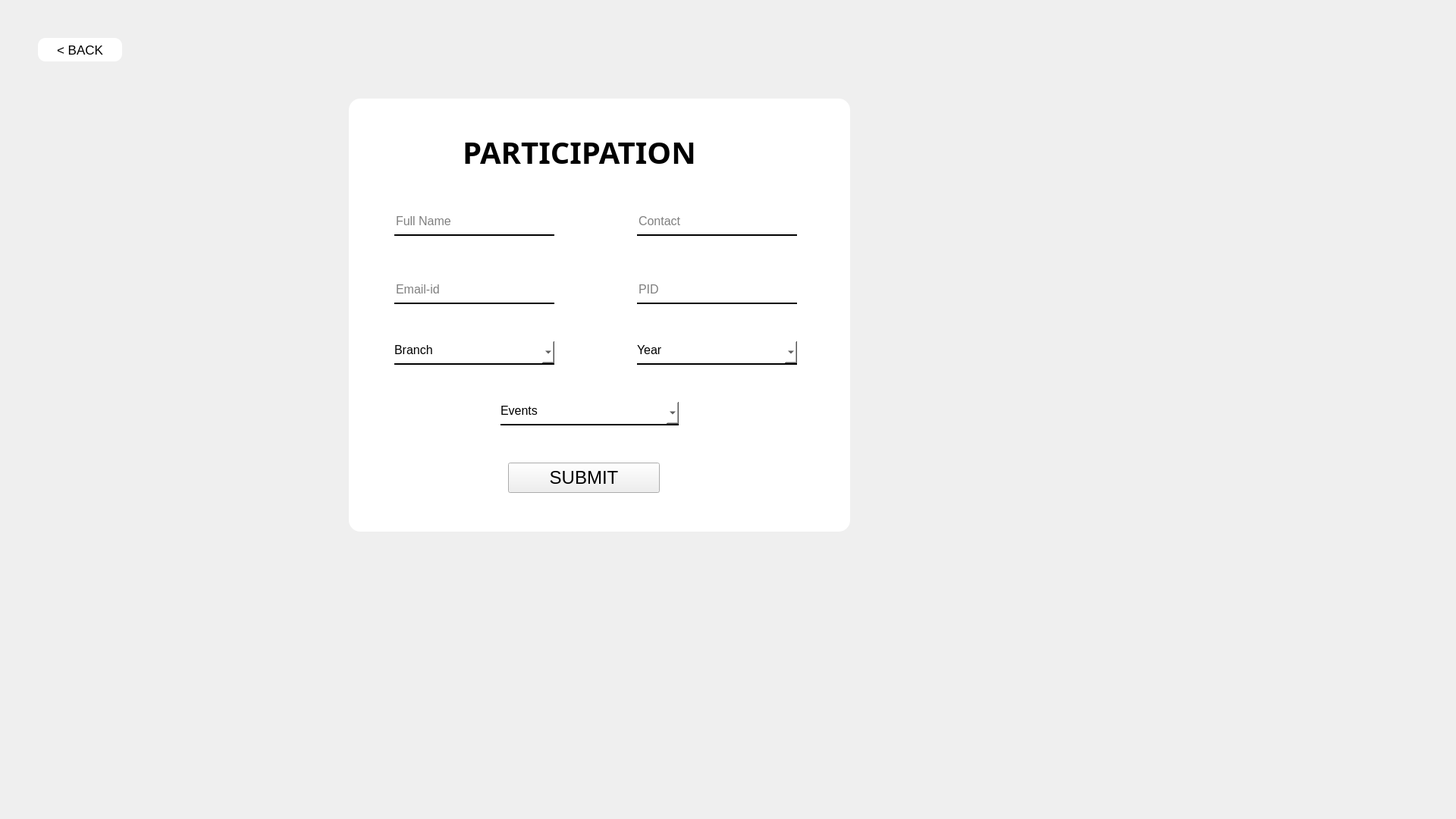
<?xml version="1.0" encoding="UTF-8"?>
<ui version="4.0">
 <class>Form</class>
 <widget class="QWidget" name="Form">
  <property name="geometry">
   <rect>
    <x>0</x>
    <y>0</y>
    <width>1920</width>
    <height>1080</height>
   </rect>
  </property>
  <property name="windowTitle">
   <string>Form</string>
  </property>
  <property name="styleSheet">
   <string notr="true">QPushButton#pushButton{
	background-color: qlineargradient(spread:pad, x1:0, y1:0., x2:1, y2:0, stop:0 rgba(20, 47,78, 219), stop:1 rgba(85, 98, 112, 226));
	color:rgba(255,255,255,210);
	border-radius:50px;
}
QPushButton#pushButton:hover{
	background-color: qlineargradient(spread:pad, x1:0, y1:0., x2:1, y2:0, stop:0 rgba(40, 67,98, 219), stop:1 rgba(105, 118, 132, 226));
}
QPushButton#pushButton:pressed{
	padding-left:5px;
	padding-top:5px;
	background-color:rgba(105,118,132,200);
}

QPushButton#pushButton_2{
	background-color: rgba(0,0,0,0);
	color:rgba(85,98,112,255);
}
QPushButton#pushButton:hover_2{
	color:rgba(155,168,182,220);
}
QPushButton#pushButton:pressed_2{
	padding-left:5px;
	padding-top:5px;
	background-color:rgba(115,128,142,255);
}

QPushButton#back2_butt{
	background-color: qlineargradient(spread:pad, x1:0, y1:0., x2:1, y2:0, stop:0 rgba(20, 47,78, 219), stop:1 rgba(85, 98, 112, 226));
	color:rgba(255,255,255,210);
	border-radius:50px;
}
QPushButton#back2_butt:hover{
	background-color: qlineargradient(spread:pad, x1:0, y1:0., x2:1, y2:0, stop:0 rgba(40, 67,98, 219), stop:1 rgba(105, 118, 132, 226));
}
QPushButton#back2_butt:pressed{
	padding-left:5px;
	padding-top:5px;
	background-color:rgba(105,118,132,200);
}

QPushButton#back2_butt_2{
	background-color: rgba(0,0,0,0);
	color:rgba(85,98,112,255);
}
QPushButton#back2_butt:hover_2{
	color:rgba(155,168,182,220);
}
QPushButton#back2_butt:pressed_2{
	padding-left:5px;
	padding-top:5px;
	background-color:rgba(115,128,142,255);
}</string>
  </property>
  <widget class="QLabel" name="label">
   <property name="geometry">
    <rect>
     <x>0</x>
     <y>0</y>
     <width>1920</width>
     <height>1080</height>
    </rect>
   </property>
   <property name="styleSheet">
    <string notr="true">background-image: url(&quot;C://Users//RIYA//OneDrive//Desktop//PyQt_is_real_shit//bg_edited.png&quot;);</string>
   </property>
   <property name="text">
    <string/>
   </property>
   <property name="pixmap">
    <pixmap>../../../Downloads/bg_edited.png</pixmap>
   </property>
  </widget>
  <widget class="QLabel" name="label_2">
   <property name="geometry">
    <rect>
     <x>460</x>
     <y>130</y>
     <width>661</width>
     <height>571</height>
    </rect>
   </property>
   <property name="font">
    <font>
     <pointsize>3</pointsize>
    </font>
   </property>
   <property name="styleSheet">
    <string notr="true">background-color: rgb(255, 255, 255);
border-radius : 15px;</string>
   </property>
   <property name="text">
    <string/>
   </property>
  </widget>
  <widget class="QLabel" name="label_3">
   <property name="geometry">
    <rect>
     <x>610</x>
     <y>180</y>
     <width>441</width>
     <height>41</height>
    </rect>
   </property>
   <property name="font">
    <font>
     <family>Arial Black</family>
     <pointsize>30</pointsize>
     <weight>75</weight>
     <bold>true</bold>
    </font>
   </property>
   <property name="styleSheet">
    <string notr="true">color: rgb(0, 0, 0);</string>
   </property>
   <property name="text">
    <string>PARTICIPATION</string>
   </property>
  </widget>
  <widget class="QLineEdit" name="namefield">
   <property name="geometry">
    <rect>
     <x>520</x>
     <y>280</y>
     <width>211</width>
     <height>31</height>
    </rect>
   </property>
   <property name="font">
    <font>
     <pointsize>12</pointsize>
    </font>
   </property>
   <property name="styleSheet">
    <string notr="true">background-color:rgba(0,0,0,0);
border:none;
border-bottom:2px solid rgba(,118,132,255);
color: rgb(0, 0, 0);
padding-bottom:7px;</string>
   </property>
   <property name="text">
    <string/>
   </property>
   <property name="placeholderText">
    <string>Full Name</string>
   </property>
  </widget>
  <widget class="QPushButton" name="sub_butt">
   <property name="geometry">
    <rect>
     <x>670</x>
     <y>610</y>
     <width>200</width>
     <height>40</height>
    </rect>
   </property>
   <property name="font">
    <font>
     <pointsize>18</pointsize>
    </font>
   </property>
   <property name="styleSheet">
    <string notr="true">color: rgb(0, 0, 0);</string>
   </property>
   <property name="text">
    <string>SUBMIT</string>
   </property>
  </widget>
  <widget class="QLineEdit" name="pidfield">
   <property name="geometry">
    <rect>
     <x>840</x>
     <y>370</y>
     <width>211</width>
     <height>31</height>
    </rect>
   </property>
   <property name="font">
    <font>
     <pointsize>12</pointsize>
    </font>
   </property>
   <property name="styleSheet">
    <string notr="true">background-color:rgba(0,0,0,0);
border:none;
border-bottom:2px solid rgba(,118,132,255);
color: rgb(0, 0, 0);
padding-bottom:7px;</string>
   </property>
   <property name="text">
    <string/>
   </property>
   <property name="placeholderText">
    <string>PID</string>
   </property>
  </widget>
  <widget class="QLineEdit" name="contactfield">
   <property name="geometry">
    <rect>
     <x>840</x>
     <y>280</y>
     <width>211</width>
     <height>31</height>
    </rect>
   </property>
   <property name="font">
    <font>
     <pointsize>12</pointsize>
    </font>
   </property>
   <property name="styleSheet">
    <string notr="true">background-color:rgba(0,0,0,0);
border:none;
border-bottom:2px solid rgba(,118,132,255);
color: rgb(0, 0, 0);
padding-bottom:7px;</string>
   </property>
   <property name="text">
    <string/>
   </property>
   <property name="placeholderText">
    <string>Contact</string>
   </property>
  </widget>
  <widget class="QLineEdit" name="emailIdfield">
   <property name="geometry">
    <rect>
     <x>520</x>
     <y>370</y>
     <width>211</width>
     <height>31</height>
    </rect>
   </property>
   <property name="font">
    <font>
     <pointsize>12</pointsize>
    </font>
   </property>
   <property name="styleSheet">
    <string notr="true">background-color:rgba(0,0,0,0);
border:none;
border-bottom:2px solid rgba(,118,132,255);
color: rgb(0, 0, 0);
padding-bottom:7px;</string>
   </property>
   <property name="text">
    <string/>
   </property>
   <property name="placeholderText">
    <string>Email-id</string>
   </property>
  </widget>
  <widget class="QComboBox" name="eventfield">
   <property name="geometry">
    <rect>
     <x>660</x>
     <y>530</y>
     <width>235</width>
     <height>31</height>
    </rect>
   </property>
   <property name="font">
    <font>
     <pointsize>12</pointsize>
    </font>
   </property>
   <property name="styleSheet">
    <string notr="true">background-color: rgb(255, 255, 255);
border:none;
border-bottom:2px solid rgba(,118,132,255);
color: rgb(0, 0, 0);
padding-bottom:7px;</string>
   </property>
   <property name="editable">
    <bool>false</bool>
   </property>
   <property name="currentIndex">
    <number>0</number>
   </property>
   <property name="frame">
    <bool>true</bool>
   </property>
   <item>
    <property name="text">
     <string>Events</string>
    </property>
   </item>
   <item>
    <property name="text">
     <string>Iris</string>
    </property>
   </item>
   <item>
    <property name="text">
     <string>Ignitra</string>
    </property>
   </item>
   <item>
    <property name="text">
     <string>Mosaic</string>
    </property>
   </item>
   <item>
    <property name="text">
     <string>Industrial Visits</string>
    </property>
   </item>
  </widget>
  <widget class="QPushButton" name="back2_butt">
   <property name="geometry">
    <rect>
     <x>50</x>
     <y>50</y>
     <width>111</width>
     <height>31</height>
    </rect>
   </property>
   <property name="font">
    <font>
     <pointsize>13</pointsize>
    </font>
   </property>
   <property name="styleSheet">
    <string notr="true">color: black;
background-color: white;
border-radius:10px;</string>
   </property>
   <property name="text">
    <string>&lt; BACK</string>
   </property>
  </widget>
  <widget class="QComboBox" name="branchfield">
   <property name="geometry">
    <rect>
     <x>520</x>
     <y>450</y>
     <width>211</width>
     <height>31</height>
    </rect>
   </property>
   <property name="font">
    <font>
     <pointsize>12</pointsize>
    </font>
   </property>
   <property name="styleSheet">
    <string notr="true">background-color: rgb(255, 255, 255);
border:none;
border-bottom:2px solid rgba(,118,132,255);
color: rgb(0, 0, 0);
padding-bottom:7px;</string>
   </property>
   <item>
    <property name="text">
     <string>Branch</string>
    </property>
   </item>
   <item>
    <property name="text">
     <string>CS</string>
    </property>
   </item>
   <item>
    <property name="text">
     <string>IT</string>
    </property>
   </item>
   <item>
    <property name="text">
     <string>Mech</string>
    </property>
   </item>
   <item>
    <property name="text">
     <string>EXTC</string>
    </property>
   </item>
   <item>
    <property name="text">
     <string>Elec</string>
    </property>
   </item>
  </widget>
  <widget class="QComboBox" name="yearfield">
   <property name="geometry">
    <rect>
     <x>840</x>
     <y>450</y>
     <width>211</width>
     <height>31</height>
    </rect>
   </property>
   <property name="font">
    <font>
     <pointsize>12</pointsize>
    </font>
   </property>
   <property name="styleSheet">
    <string notr="true">background-color: rgb(255, 255, 255);
border:none;
border-bottom:2px solid rgba(,118,132,255);
color: rgb(0, 0, 0);
padding-bottom:7px;</string>
   </property>
   <item>
    <property name="text">
     <string>Year</string>
    </property>
   </item>
   <item>
    <property name="text">
     <string>FE</string>
    </property>
   </item>
   <item>
    <property name="text">
     <string>SE</string>
    </property>
   </item>
   <item>
    <property name="text">
     <string>TE</string>
    </property>
   </item>
   <item>
    <property name="text">
     <string>BE</string>
    </property>
   </item>
  </widget>
  <widget class="QLabel" name="error">
   <property name="geometry">
    <rect>
     <x>710</x>
     <y>590</y>
     <width>231</width>
     <height>16</height>
    </rect>
   </property>
   <property name="styleSheet">
    <string notr="true">color:red;</string>
   </property>
   <property name="text">
    <string/>
   </property>
  </widget>
 </widget>
 <resources>
  <include location="images.qrc"/>
 </resources>
 <connections/>
</ui>
